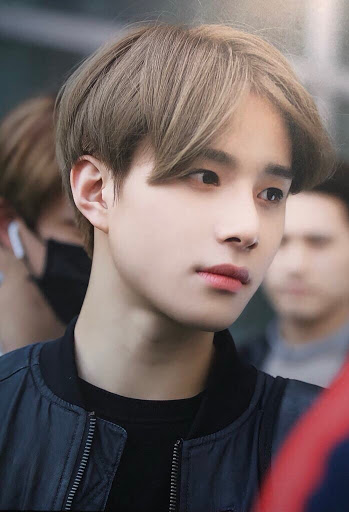
#> input picture JungWoo Kim.jpg, 349 x 512 px
$ python ImageProcessing.py
#> lines starting #> are read from the running program, lines starting #| are printed output that depends on the picture; after the words box and inside, x2 and y2 are one past the last pixel; in counts of white or black regions, pixels touching at a corner belong together
import cv2
import numpy as np
print("OpenCV Version:")
# 버전 정보 확인
print(cv2.__version__)

# 이미지 불러오기
img = cv2.imread("JungWoo Kim.jpg")
#> img is the input picture: shape (512, 349, 3); mean B, G, R 99.4, 100.8, 115.2
print("Width: {} pixels".format(img.shape[1]))
#| Width: 349 pixels
print("height: {} pixels".format(img.shape[0]))
#| height: 512 pixels
print("channels: {}".format(img.shape[2]))
#| channels: 3

(height, width) = img.shape[:2]
#> height = 512; width = 349
center = (width // 2, height //2)
#> center = (174, 256)

# 이미지 화면에 나타내기
cv2.imshow("JungWoo", img)

# 그림 위치 옮기
move = np.float32([[1, 0, 100], [0, 1, 100]]) # 아래로 100, 오른쪽으로 100. 음수면 위, 왼쪽으
moved = cv2.warpAffine(img, move, (width, height))
#cv2.imshow("Moved down: +, up: - and right: +, left - ", moved)

# 그림 회전시키기
move = cv2.getRotationMatrix2D(center, 90, 1.0)
rotated = cv2.warpAffine(img, move, (width, height))
#cv2.imshow("Rotated degrees", rotated)

# 이미지 사이즈 변경
ratio = 200.0 / width
#> ratio = 0.573
dimension = (200, int(height * ratio))
#> dimension = (200, 293)
resized = cv2.resize(img, dimension, interpolation = cv2.INTER_AREA) # 확대는 INTER_LINEAR가 좋음
#cv2.imshow("Resized", resized)

# 이미지 대칭시키기
flipped = cv2.flip(img, 1)
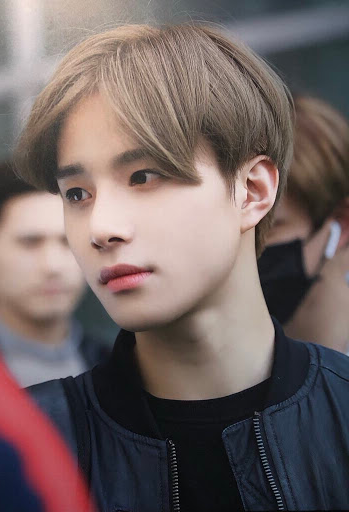
#> flipped: shape (512, 349, 3); mean B, G, R 99.4, 100.8, 115.2
#cv2.imshow("Flipped Horizontal 1, Vertical 0, both -1 ", flipped)

# 이미지 마스킹하기
mask = np.zeros(img.shape[:2], dtype = "uint8")
cv2.circle(mask, center, 100, (255, 255, 255), -1)
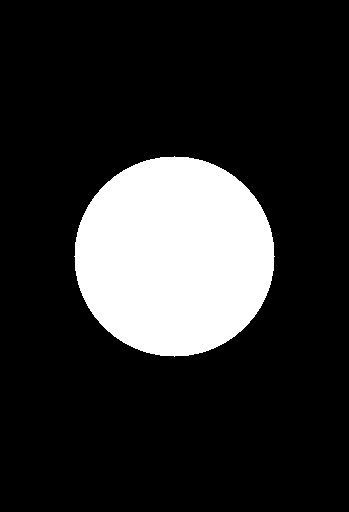
#> mask: shape (512, 349); 17.6% white; 1 white region, box (x1, y1, x2, y2) and area: (74, 156, 275, 357) 31417
#cv2.imshow("mask", mask)

masked = cv2.bitwise_and(img, img, mask = mask)
#cv2.imshow("JungWoo with mask", masked)

# 이미지 채널 조작하기
(Blue, Green, Red) = cv2.split(img) # 채널 나누기

cv2.imshow("Red Channel", Red)
cv2.imshow("Green Channel", Green)
cv2.imshow("Blue Channel", Blue)
cv2.waitKey(0)

zeros = np.zeros(img.shape[:2], dtype = "uint8")
cv2.imshow("Red", cv2.merge([zeros, zeros, Red]))
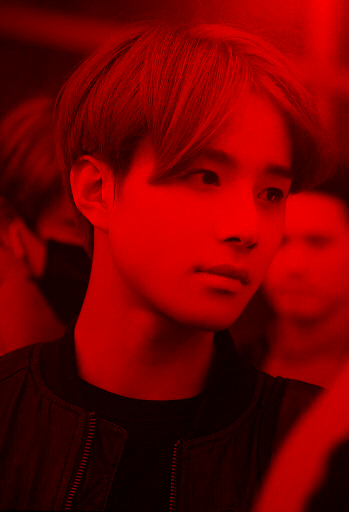
#> window 'Red': shape (512, 349, 3); mean B, G, R 0, 0, 115.2
cv2.imshow("Green", cv2.merge([zeros, Green, zeros]))
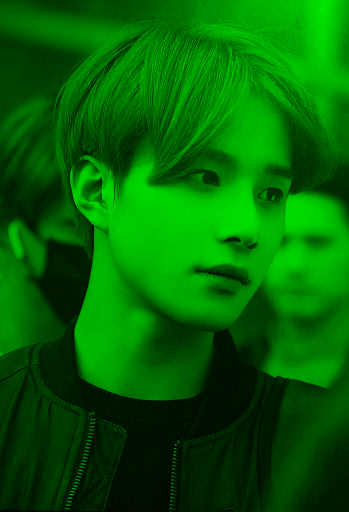
#> window 'Green': shape (512, 349, 3); mean B, G, R 0, 100.8, 0
cv2.imshow("Blue", cv2.merge([Blue, zeros, zeros]))
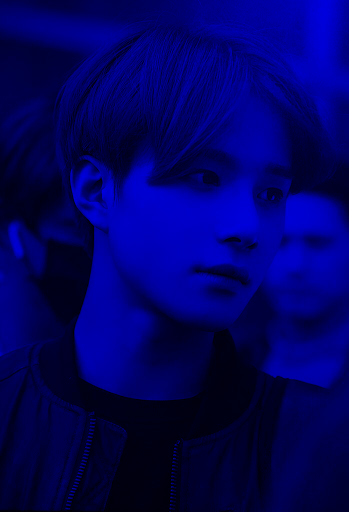
#> window 'Blue': shape (512, 349, 3); mean B, G, R 99.4, 0, 0
cv2.waitKey(0)

gray = cv2.cvtColor(img, cv2.COLOR_BGR2GRAY) # 필터 씌우기
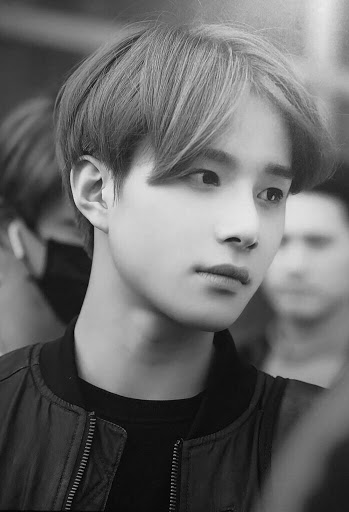
#> gray: shape (512, 349); min 0, max 237, mean 104.9
cv2.imshow("Gray Filter", gray)
hsv = cv2.cvtColor(img, cv2.COLOR_BGR2HSV)
#> hsv: shape (512, 349, 3); mean H, S, V 56.5, 64.5, 120.6
cv2.imshow("HSV Filter", hsv)
lab = cv2.cvtColor(img, cv2.COLOR_BGR2LAB)
#> lab: shape (512, 349, 3); mean of channels 0, 1, 2 109.6, 133.7, 130.9
cv2.imshow("LAB Filter", lab)
cv2.waitKey(0)

BGR = cv2.merge([Blue, Green, Red]) # 채널 다시 합치기
cv2.imshow("Blue, Green and Red", BGR)

# 특정 좌표 값 불러오기
(b, g, r) = img[0, 0]
#> b = 83; g = 75; r = 58
print("Pixel at (0, 0) - Red: {}, Green: {}, Blue: {}".format(r, g, b))
#| Pixel at (0, 0) - Red: 58, Green: 75, Blue: 83

dot = img[50:100, 50:100]

# 값 변형하기 - 초록색으로
img[50:100, 50:100] = (0, 255, 0)

# 값 변형하기 - 사각형(선) 빨간색으로
cv2.rectangle(img, (150, 50), (200, 100), (0, 0, 255), 5)

# 값 변형하기 - 원 노란색으로(마지막 -1은 내부 다 색칠을 의미)
cv2.circle(img, (275, 75), 25, (0, 255, 255), -1)

# 값 변형하기 - 선 파란색으로
cv2.line(img, (100, 200), (300, 400), (255, 0, 0), 5)

cv2.putText(img, '정우야 나 마크로 갈아타기 전에 잘하자~!', (80,450), cv2.FONT_HERSHEY_SIMPLEX, 1, (255, 255, 255), 4)
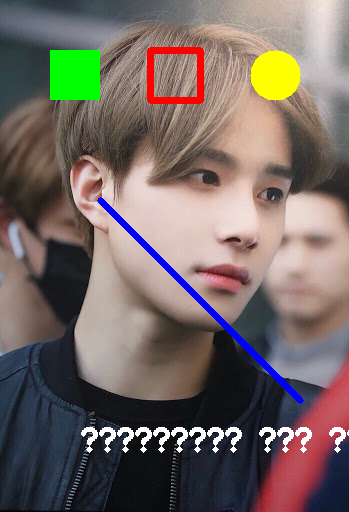
#> img: shape (512, 349, 3); mean B, G, R 99.7, 104.7, 116.7

cv2.imshow("JungWoo - draw", img)

cv2.waitKey(0)
cv2.destroyAllWindows()
